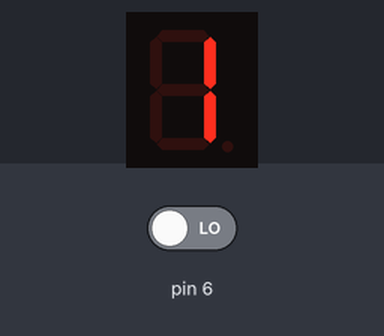
The sketch below on a simulated Arduino Uno, built with avr-gcc and run on an emulated ATmega328P. Parts: 1-digit seven-segment display. Wiring (inferred from the names in the program): 1-digit 7-segment display, segments lit when HIGH: segments pin 13, pin 12, pin 11, pin 10, pin 9, pin 8, pin 7. Inputs (shaded band) come from the test bench; at power-on: pin 6 LOW. The segment pins are drawn as the display they are named for.

Above: at 0.1 s.
At 0.5 s:
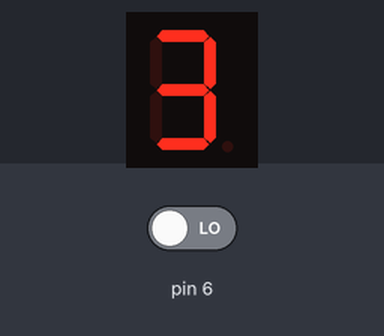
1.3 s: pin 6 driven HIGH
At 2.6 s:
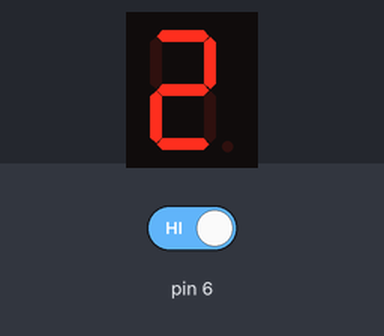
Timing chart, 0 to 4.3 s (numbered marks = the images above; inputs shaded):
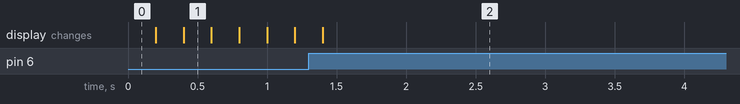

The sketch:

7Seg_disp.ino
```cpp
int segment_a = 13;
int segment_b = 12;
int segment_c = 11;
int segment_d = 10;
int segment_e = 9;
int segment_f = 8;
int segment_g = 7;

void ukljuciBroj(int broj) {
  if (broj == 1) {
    digitalWrite(segment_a, LOW);
    digitalWrite(segment_b, HIGH);
    digitalWrite(segment_c, HIGH);
    digitalWrite(segment_d, LOW);
    digitalWrite(segment_e, LOW);
    digitalWrite(segment_f, LOW);
    digitalWrite(segment_g, LOW);
  } else if (broj == 2) {
    digitalWrite(segment_a, HIGH);
    digitalWrite(segment_b, HIGH);
    digitalWrite(segment_c, LOW);
    digitalWrite(segment_d, HIGH);
    digitalWrite(segment_e, HIGH);
    digitalWrite(segment_f, LOW);
    digitalWrite(segment_g, HIGH);
  } else if (broj == 3) {
    digitalWrite(segment_a, HIGH);
    digitalWrite(segment_b, HIGH);
    digitalWrite(segment_c, HIGH);
    digitalWrite(segment_d, HIGH);
    digitalWrite(segment_e, LOW);
    digitalWrite(segment_f, LOW);
    digitalWrite(segment_g, HIGH);
  } else if (broj == 4) {
    digitalWrite(segment_a, LOW);
    digitalWrite(segment_b, HIGH);
    digitalWrite(segment_c, HIGH);
    digitalWrite(segment_d, LOW);
    digitalWrite(segment_e, LOW);
    digitalWrite(segment_f, HIGH);
    digitalWrite(segment_g, HIGH);
  } else if (broj == 5) {
    digitalWrite(segment_a, HIGH);
    digitalWrite(segment_b, LOW);
    digitalWrite(segment_c, HIGH);
    digitalWrite(segment_d, HIGH);
    digitalWrite(segment_e, LOW);
    digitalWrite(segment_f, HIGH);
    digitalWrite(segment_g, HIGH);
  } else if (broj == 6) {
    digitalWrite(segment_a, HIGH);
    digitalWrite(segment_b, LOW);
    digitalWrite(segment_c, HIGH);
    digitalWrite(segment_d, HIGH);
    digitalWrite(segment_e, HIGH);
    digitalWrite(segment_f, HIGH);
    digitalWrite(segment_g, HIGH);
  }
}


void setup() {
  pinMode(segment_a, OUTPUT);
  pinMode(segment_b, OUTPUT);
  pinMode(segment_c, OUTPUT);
  pinMode(segment_d, OUTPUT);
  pinMode(segment_e, OUTPUT);
  pinMode(segment_f, OUTPUT);
  pinMode(segment_g, OUTPUT);

  pinMode(6, INPUT);
}

void loop() {
  for (int i = 1; i <= 6; i++) {
    ukljuciBroj(i);
    if (digitalRead(6) == 1) {
      while (digitalRead(6) == 1) {
      }
      while (digitalRead(6) == 0) {
      }
      while (digitalRead(6) == 1) {
      }
    }
    delay(200);
  }
}
```
